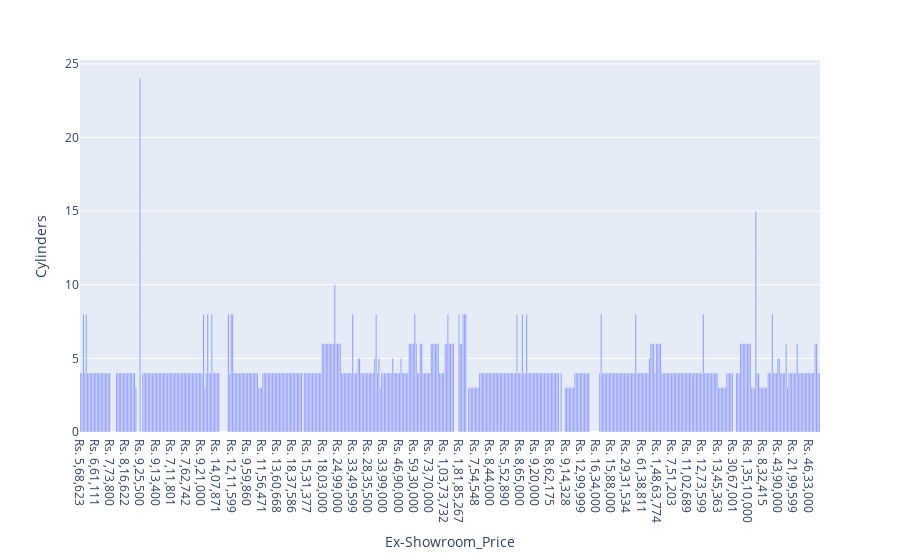

This figure's notebook cell:
### Code cell
import plotly.express as px

fig = px.bar(Diesel, x='Ex-Showroom_Price', y='Cylinders')
fig.show()

### Figure 1 — Plotly figure (JSON) as saved in the notebook; plotly's stock layout.template omitted (floating-point values rounded to 4 significant figures; data arrays with more than 128 entries replaced by an {"elided": "..."} marker saying what was removed)
{"data": [{"alignmentgroup": "True", "hovertemplate": "Ex-Showroom_Price=%{x}<br>Cylinders=%{y}<extra></extra>", "legendgroup": "", "marker": {"color": "#636efa", "pattern": {"shape": ""}}, "name": "", "offsetgroup": "", "orientation": "v", "showlegend": false, "textposition": "auto", "type": "bar", "x": {"elided": "567 str values"}, "xaxis": "x", "y": {"elided": "567 int values"}, "yaxis": "y"}], "layout": {"barmode": "relative", "legend": {"tracegroupgap": 0}, "margin": {"t": 60}, "xaxis": {"anchor": "y", "domain": [0, 1], "title": {"text": "Ex-Showroom_Price"}}, "yaxis": {"anchor": "x", "domain": [0, 1], "title": {"text": "Cylinders"}}}}
